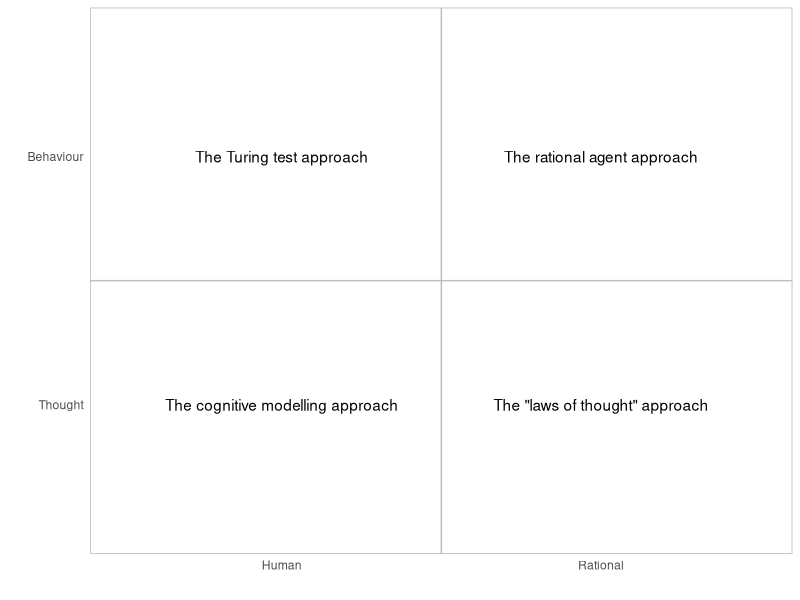

Write the R code that produced this figure.
## ---- chunk 1
knitr::opts_chunk$set(echo=FALSE, message=FALSE, cache=TRUE)
# Load any R packages you need here
library(ggplot2)
## ---- chunk 2
ggplot() +
  geom_hline(aes(yintercept = 1), col = "grey") +
  geom_vline(aes(xintercept = 1), col = "grey") +
  geom_text(aes(x = 0.5 , y = 1.5, label = "The Turing test approach")) +
  geom_text(aes(x = 1.5 , y = 1.5, label = "The rational agent approach")) +
  geom_text(aes(x = 0.5 , y = 0.5, label = "The cognitive modelling approach")) +
  geom_text(aes(x = 1.5 , y = 0.5, label = 'The "laws of thought" approach')) +
  theme_light() +
  xlab("") +
  ylab("") +
  scale_x_continuous(breaks = c(0.5, 1.5), labels = c("Human", "Rational"), limits = c(0, 2)) +
  scale_y_continuous(breaks = c(0.5, 1.5), labels = c("Thought", "Behaviour"), limits = c(0, 2)) +
  theme(panel.grid = element_blank(), axis.ticks = element_blank())
